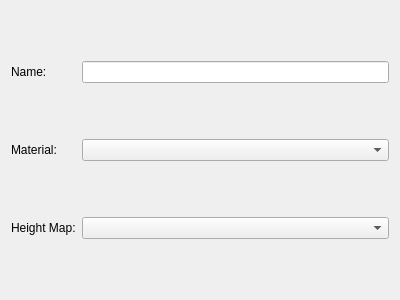
<ui version="4.0" >
 <class>QTerrainNodePage</class>
 <widget class="QWidget" name="QTerrainNodePage" >
  <property name="geometry" >
   <rect>
    <x>0</x>
    <y>0</y>
    <width>400</width>
    <height>300</height>
   </rect>
  </property>
  <property name="windowTitle" >
   <string>Form</string>
  </property>
  <layout class="QGridLayout" >
   <item row="0" column="0" >
    <widget class="QLabel" name="label" >
     <property name="text" >
      <string>Name:</string>
     </property>
    </widget>
   </item>
   <item row="0" column="1" >
    <widget class="QLineEdit" name="m_name" />
   </item>
   <item row="1" column="0" >
    <widget class="QLabel" name="label_6" >
     <property name="text" >
      <string>Material:</string>
     </property>
    </widget>
   </item>
   <item row="1" column="1" >
    <widget class="MaterialComboBox" name="m_material" />
   </item>
   <item row="2" column="0" >
    <widget class="QLabel" name="label_2" >
     <property name="text" >
      <string>Height Map:</string>
     </property>
    </widget>
   </item>
   <item row="2" column="1" >
    <widget class="TextureComboBox" name="m_heightMap" />
   </item>
  </layout>
 </widget>
 <customwidgets>
  <customwidget>
   <class>MaterialComboBox</class>
   <extends>QComboBox</extends>
   <header>MaterialComboBox.h</header>
  </customwidget>
  <customwidget>
   <class>TextureComboBox</class>
   <extends>QComboBox</extends>
   <header>TextureComboBox.h</header>
  </customwidget>
 </customwidgets>
 <resources/>
 <connections/>
</ui>
